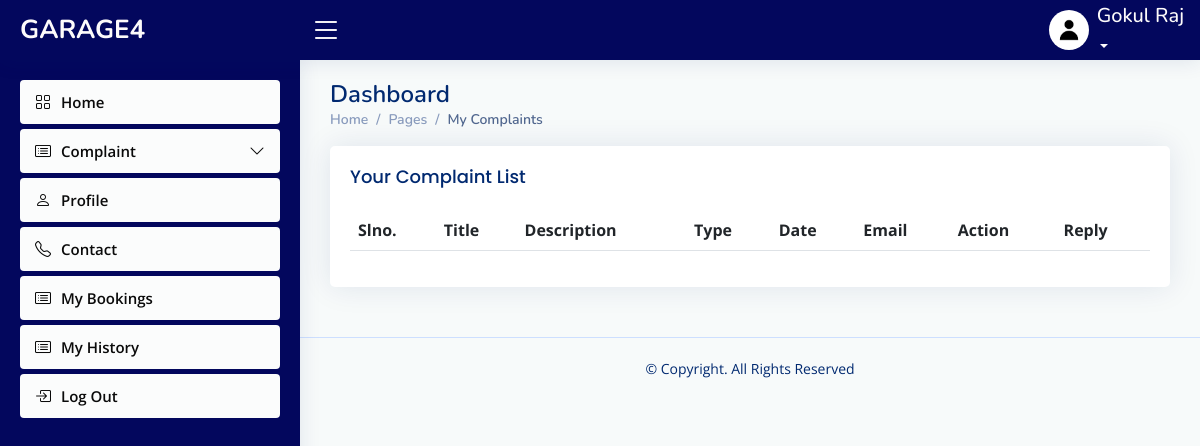
Page /user/viewcomplaint.php (signed in) on the earlier database version.
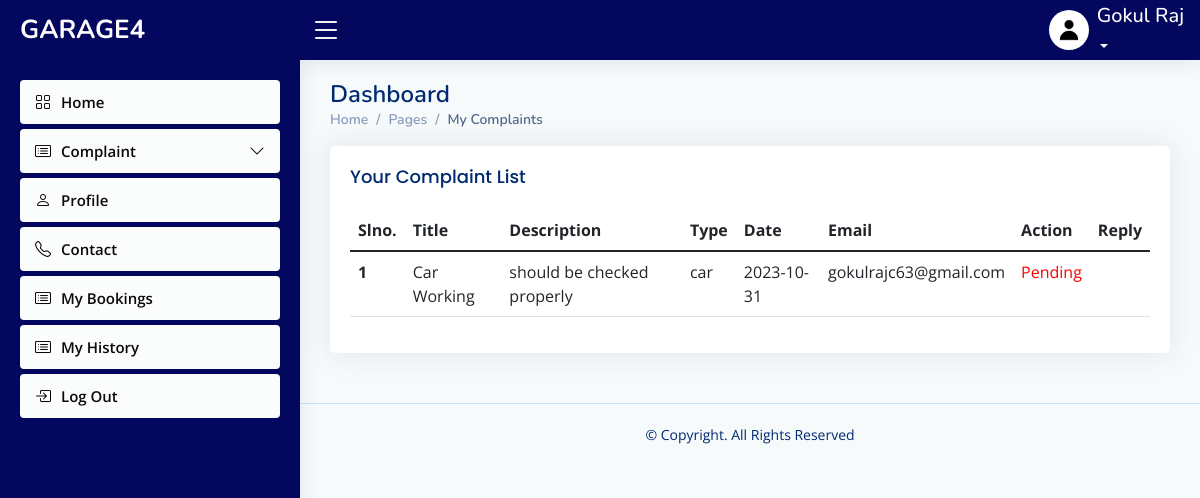
Same page on the later database version.
### tables this page shows
CREATE TABLE `registration` (
  `image` varchar(50) NOT NULL DEFAULT 'default.jpg',
  `first_name` varchar(30) NOT NULL,
  `last_name` varchar(30) NOT NULL,
  `contact` varchar(20) NOT NULL,
  `email_id` varchar(40) NOT NULL,
  `date_of_birth` date NOT NULL,
  `house_name` varchar(30) NOT NULL,
  `street_name` varchar(30) NOT NULL,
  `district` varchar(20) NOT NULL,
  `pincode` varchar(6) NOT NULL,
  `state` varchar(30) NOT NULL,
  `date_of_join` date NOT NULL
);

CREATE TABLE `complaint` (
  `complaint_id` int(30) NOT NULL,
  `title` varchar(40) NOT NULL,
  `description` varchar(200) NOT NULL,
  `type` varchar(10) NOT NULL,
  `date` date NOT NULL,
  `email_id` varchar(50) NOT NULL,
  `reply` varchar(10) NOT NULL,
  `message` varchar(60) NOT NULL
);

### connect.php (called while the page is built, shortened)
<?php
$dbname="garage4";
$conn=mysqli_connect("localhost","root","",$dbname);
function select_data($sql)
{
  global $conn;
  $res = mysqli_query($conn, $sql);
  if ($res)
    return $res;
  else
    return False;
}
?>

### user/viewcomplaint.php (the view, shortened to what this page needs)
<?php
include("header.php");
   $username = $_SESSION['email_id'];
?>
  <main id="main" class="main">
    <div class="pagetitle">
      <h1>Dashboard</h1>
      <nav>
      <ol class="breadcrumb">
      <li class="breadcrumb-item"><a href="viewcar.php">Home</a></li>
          <li class="breadcrumb-item">Pages</li>
          <li class="breadcrumb-item active">My Complaints</li>
      </ol>
      </nav>
    </div>
    <div class="card">
          <div class="card-body">
            <h5 class="card-title">
            Your Complaint List
            </h5>
    <section class="section dashboard">
      <div class="row">
      <section class="section">
      <div class="row">
        <div class="col-lg-12">
              <table class="table datatable">
                <thead>
                  <tr>
                    <th scope="col">Slno.</th>
                    <th scope="col">Title</th>
                    <th scope="col">Description</th>
                    <th scope="col">Type</th>
                    <th scope="col">Date</th>
                    <th scope="col">Email</th>
                    <th scope="col">Action</th>
                    <th scope="col">Reply</th>
                  </tr>
                </thead>
                <tbody>
                <?php
               $sql = "SELECT * FROM complaint where email_id='$username' ";
                $data=select_data($sql);
                $n=1;
                while ($row = mysqli_fetch_assoc($data)) {
                  ?>
                  <tr>
                 <th scope='row'><?php echo $n++; ?></th>
                 <td><?php echo  $row['title'] ?></td>
                 <td> <?php echo $row['description'] ?></td>
                 <td><?php echo $row['type'] ?></td>
                 <td><?php echo $row['date']?></td>
                 <td> <?php echo $row['email_id']  ?></td>
                 <td>
                                <?php
                                    if ($row['reply'] == 0)
                                        echo "<p style='color: red;'>Pending</p>";
                                    else if ($row['reply'] == 1)
                                        echo "<p style='color: green;'>Viewed</p>";
                                    ?>
                            </td>
                 <td> <?php echo $row['message']  ?></td>
                  <?php
                  }
                  ?>
                </tbody>
              </table>
            </div>
          </div>
        </div>
      </div>
  </main>
<?php
require 'footer.php';
?>

### user/header.php (shortened to what this page needs)
<?php
require("../connect.php");
   $username = $_SESSION['email_id'];
   $sql="select * from registration where email_id='$username'" ;
   $res=select_data($sql);
   $arr=mysqli_fetch_assoc($res);
   ?>
<!DOCTYPE html>
<html lang="en">
<head>
  <link href="assets/vendor/bootstrap/css/bootstrap.min.css" rel="stylesheet">
  <link href="assets/vendor/bootstrap-icons/bootstrap-icons.css" rel="stylesheet">
  <link href="assets/vendor/boxicons/css/boxicons.min.css" rel="stylesheet">
  <link href="assets/vendor/quill/quill.snow.css" rel="stylesheet">
  <link href="assets/vendor/quill/quill.bubble.css" rel="stylesheet">
  <link href="assets/vendor/remixicon/remixicon.css" rel="stylesheet">
  <link href="assets/vendor/simple-datatables/style.css" rel="stylesheet">
  <link href="assets/css/styleeee.css" rel="stylesheet">
</head>
<body>
  <header id="header" class="header fixed-top d-flex align-items-center">
    <div class="d-flex align-items-center justify-content-between">
      <a href="viewcar.php" class="logo d-flex align-items-center">
        <span class="d-none d-lg-block">GARAGE4</span>
      </a>
      <i class="bi bi-list toggle-sidebar-btn"></i>
    </div>
    <nav class="header-nav ms-auto">
      <ul class="d-flex align-items-center">
        <li class="nav-item dropdown pe-3">
          <a class="nav-link nav-profile d-flex align-items-center pe-0" href="#" data-bs-toggle="dropdown">
          <img src="assets/img/default.jpg" alt="Profile" class="rounded-circle">
            <span class="d-none d-md-block dropdown-toggle ps-2"><h5><?php echo $arr['first_name'] . " " . $arr['last_name']; ?></h5></span>
          </a>
        </li>
      </ul>
    </nav>
  </header>
  <aside id="sidebar" class="sidebar">
    <ul class="sidebar-nav" id="sidebar-nav">
      <li class="nav-item">
        <a class="nav-link collapsed" href="viewcar.php">
          <i class="bi bi-grid"></i>
          <span>Home</span>
        </a>
      </li>
      <li class="nav-item">
        <a class="nav-link collapsed" data-bs-target="#icons-nav" data-bs-toggle="collapse" >
          <i class="bi bi-card-list"></i><span>Complaint</span><i class="bi bi-chevron-down ms-auto"></i>
        </a>
      </li>
      <li class="nav-item">
        <a class="nav-link collapsed" href="profile.php">
          <i class="bi bi-person"></i>
          <span>Profile</span>
        </a>
      </li>
      <li class="nav-item">
        <a class="nav-link collapsed" href="contact.php">
          <i class="bi bi-telephone"></i>
          <span>Contact</span>
        </a>
      </li>
      <li class="nav-item">
        <a class="nav-link collapsed" href="mybookings.php">
          <i class="bi bi-card-list"></i>
          <span>My Bookings</span>
        </a>
      </li>
      <li class="nav-item">
        <a class="nav-link collapsed" href="userhistory.php">
          <i class="bi bi-card-list"></i>
          <span>My History</span>
        </a>
      </li>
      <li class="nav-item">
        <a class="nav-link collapsed"  onclick="logout()">
          <i class="bi bi-box-arrow-in-right"></i>
          <span>Log Out</span>
        </a>
      </li>
    </ul>
  </aside>

### user/footer.php (shortened to what this page needs)
  <footer id="footer" class="footer">
    <div class="copyright">
      &copy; Copyright. All Rights Reserved
    </div>
    <div class="credits">
</body>
</html>

### user/assets/css/styleeee.css (style rules this page uses)
:root { scroll-behavior: smooth; }
body { font-family: "Open Sans", sans-serif; background: #f7fafa; color: #444444; }
a { color: #4154f1; text-decoration: none; }
h1, h2, h3, h4, h5, h6 { font-family: "Nunito", sans-serif; }
#main { margin-top: 60px; padding: 20px 30px; transition: all 0.3s; }
.pagetitle { margin-bottom: 10px; }
.pagetitle h1 { font-size: 24px; margin-bottom: 0; font-weight: 600; color: #012970; }
.card { margin-bottom: 30px; border: none; border-radius: 5px; box-shadow: 0px 0 30px rgba(1, 41, 112, 0.1); }
.card-title { padding: 20px 0 15px 0; font-size: 18px; font-weight: 500; color: #012970; font-family: "Poppins", sans-serif; }
.card-body { padding: 0 20px 20px 20px; }
.breadcrumb { font-size: 14px; font-family: "Nunito", sans-serif; color: #899bbd; font-weight: 600; }
.breadcrumb a { color: #899bbd; transition: 0.3s; }
.breadcrumb .breadcrumb-item::before { color: #899bbd; }
.breadcrumb .active { color: #51678f; font-weight: 600; }
.logo { line-height: 1; }
@media (min-width: 1200px) { .logo { width: 280px; } }
.logo span { font-size: 26px; font-weight: 700; color: #fdfbfb; font-family: "Nunito", sans-serif; }
.header { transition: all 0.5s; z-index: 997; height: 60px; box-shadow: 0px 2px 20px rgba(1, 41, 112, 0.1); background-color: #03075d; padding-left: 20px; }
.header .toggle-sidebar-btn { font-size: 32px; padding-left: 10px; cursor: pointer; color: #fdfbfb; }
.header-nav ul { list-style: none; }
.header-nav > ul { margin: 0; padding: 0; }
.header-nav .nav-profile { color: #fdfbfb; }
.header-nav .nav-profile img { max-height: 40px; }
.header-nav .nav-profile span { font-size: 14px; font-weight: 600; }
.sidebar { position: fixed; top: 60px; left: 0; bottom: 0; width: 300px; z-index: 996; transition: all 0.3s; padding: 20px; overflow-y: auto; scrollbar-width: thin; scrollbar-color: #aab7cf transparent; box-shadow: 0px 0px 20px rgba(1, 41, 112, 0.1); background-color:#03075d ; }
@media (min-width: 1200px) { #main, #footer { margin-left: 300px; } }
.sidebar-nav { padding: 0; margin: 0; list-style: none; }
.sidebar-nav li { padding: 0; margin: 0; list-style: none; }
.sidebar-nav .nav-item { margin-bottom: 5px; }
.sidebar-nav .nav-link { display: flex; align-items: center; font-size: 15px; font-weight: 600; color: #4154f1; transition: 0.3; background: #fdfeff; padding: 10px 15px; border-radius: 4px; }
.sidebar-nav .nav-link i { font-size: 16px; margin-right: 10px; color: #efeff5; }
.sidebar-nav .nav-link.collapsed { color: #0a0a0a; background: #fbfcfc; }
.sidebar-nav .nav-link.collapsed i { color: #080808; }
.sidebar-nav .nav-link .bi-chevron-down { margin-right: 0; transition: transform 0.2s ease-in-out; }
.footer { padding: 20px 0; font-size: 14px; transition: all 0.3s; border-top: 1px solid #cddfff; }
.footer .copyright { text-align: center; color: #012970; }
.footer .credits { padding-top: 5px; text-align: center; font-size: 13px; color: #012970; }

Differences in the rows shown:
added complaint: title "Car Working", description "should be checked properly", type "car", date "2023-10-31", email "gokulrajc63@gmail.com", reply "Pending"
